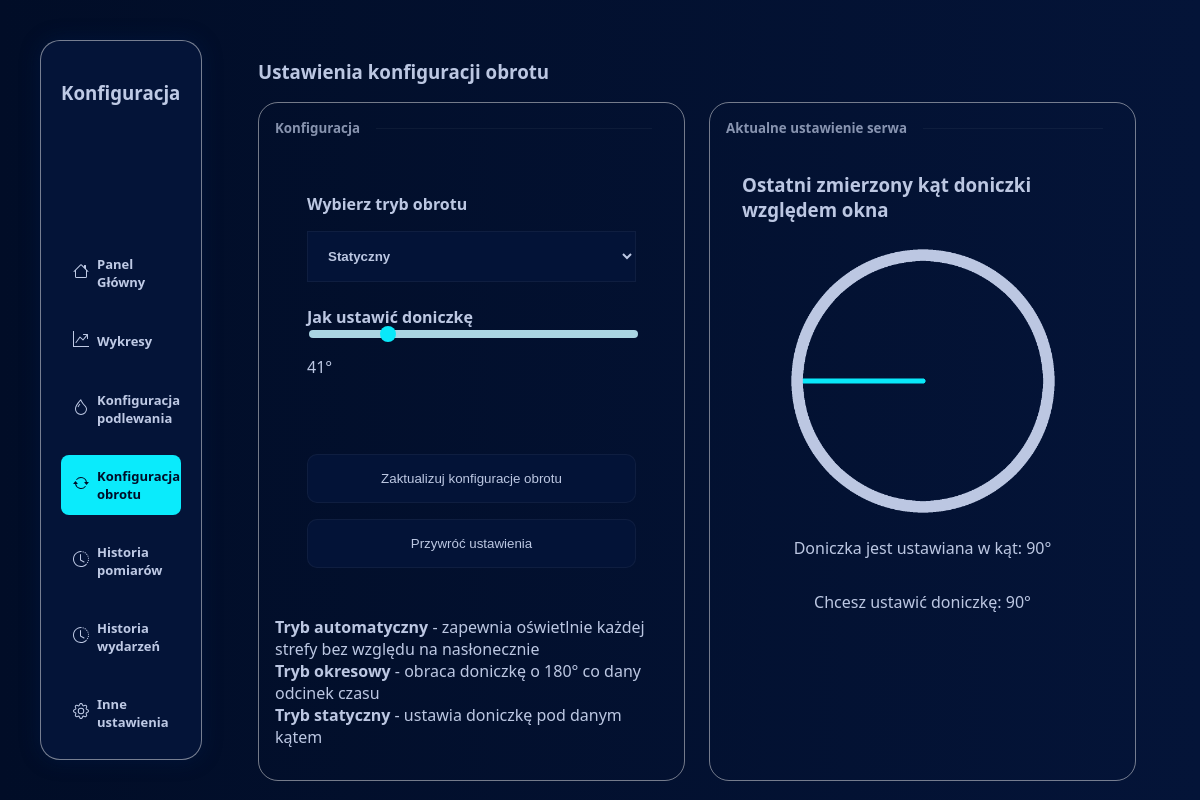
/servo-config, run on an earlier commit of the app's database.
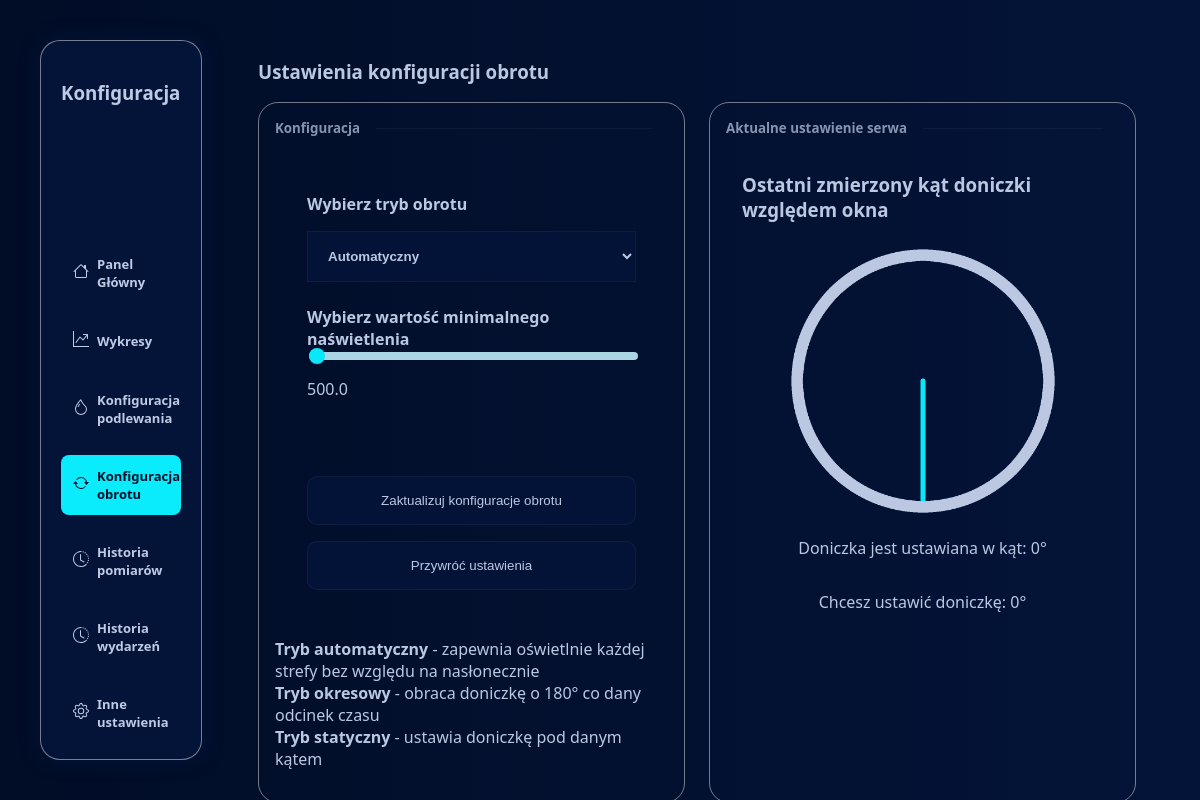
And on a later commit of the database.
### tables this page shows
CREATE TABLE configuration(
            water_mode TEXT,
            moisture_pct float,
            water_time integer,
            water_mililiters float,
            servo_mode TEXT,
            auto_threshold float,
            servo_time integer,
            servo_angle integer,
            log_timer integer
            
        );

CREATE TABLE servo_logs (
        id INTEGER PRIMARY KEY AUTOINCREMENT,
        old_angle INTEGER,
        new_angle INTEGER,
        mode TEXT,
        date DATETIME
    );

### web.py (the view)
@app.route("/servo-config")
def configFoto():
    check_for_water()
    config = get_config()
    servo=get_last_servo_log()
    return render_template("servoConfig.html", config=config, servo=servo)

### web.py (called while the page is built)
def get_basic_info():
    conn =sqlite3.connect(DB_PATH)
    cursor = conn.cursor()
    cursor.execute("""
                    SELECT sensor_name, value, date
                    FROM sensor_logs
                    WHERE (sensor_name, date) IN (
                        SELECT sensor_name, MAX(date)
                        FROM sensor_logs
                        WHERE sensor_name IN ('moisture', 'foto1', 'foto2', 'water')
                        GROUP BY sensor_name
                    )
                    ORDER BY sensor_name
                   """)
    info = cursor.fetchall()
    conn.close()
    return info

def get_last_servo_log():
    conn = sqlite3.connect(DB_PATH)
    cursor = conn.cursor()
    cursor.execute("""
        SELECT id, old_angle, new_angle, mode, date
        FROM servo_logs
        ORDER BY date DESC
        LIMIT 1
    """)
    row = cursor.fetchone()
    conn.close()
    return row

@app.route("/get-config")
def get_config():
    conn =sqlite3.connect(DB_PATH)
    cursor = conn.cursor()
    cursor.execute("SELECT * FROM configuration LIMIT 1")
    config = cursor.fetchone()
    conn.close()
    return config

def check_for_water():
    water = get_basic_info()[3][1]
    print(get_basic_info())
    if(water < MIN_WATER):
        flash("Uwaga poziom wody jest niski!", "error")

### templates/servoConfig.html (shortened to what this page needs)
<!DOCTYPE html>
<html lang="en">
<head>
    <link rel="stylesheet" href="{{ url_for('static',filename='styles/style.css') }}">
</head>
<body>
    <div class="container">
        <div class="dashboard">
            <h3 class="dash-h2">Konfiguracja</h3>
            <div class="dash-buttons">
                    <a href="/" class="dash-link">
                        <span class="icon">
                        </span>
                        Panel Główny
                    </a>
                    <a href="charts" class="dash-link">
                        <span class="icon">
                        </span>
                        Wykresy
                    </a>
                    <a href="water-config" class="dash-link">
                        <span class="icon">
                        </span>
                        Konfiguracja podlewania
                    </a>
                    <a href="servo-config" class="dash-link active">
                        <span class="icon">
                        </span>
                        Konfiguracja obrotu
                    </a>
                    <a href="log" class="dash-link">
                        <span class="icon">
                        </span>
                        Historia pomiarów
                    </a>
                    <a href="log-event" class="dash-link">
                        <span class="icon">
                        </span>
                        Historia wydarzeń
                    </a>
                    <a href="other-config" class="dash-link">
                        <span class="icon">
                        </span>
                        Inne ustawienia
                    </a>
            </div>
        </div>
        <div class="content-area">
            <h3>Ustawienia konfiguracji obrotu</h3>
            <div class="section">
                <div class="content">
                    <div class="small-title"> Konfiguracja <div class="divider"></div></div>
                    <form action="/update-servo-conf" method="post" id="form">
                        <label for="mode">Wybierz tryb obrotu</label>
                        <select name="mode" id="tryb">
                            <option value="auto" {% if config[4] == 'auto' %} selected{% endif %}>Automatyczny</option>
                            <option value="set" {% if config[4] == 'set' %} selected{% endif %}>Statyczny</option>
                        </select>
                        <div id="auto" {% if config[4] != 'auto' %} hidden{% endif %}>
                            <label for="auto-threshold">Wybierz wartość minimalnego naświetlenia</label>
                            <input type="range" min="500" max="50000" step="100" id="auto-threshold" value="{{config[5]}}" name="auto-threshold">
                            <p id="threshold-value">{{config[5]}}</p>
                        </div>
                        <div id="set" {% if config[4] != 'set' %} hidden{% endif %}>
                            <label for="servo-angle">Jak ustawić doniczkę</label>
                            <input class="slider" type="range" min="0" max="180" id="servo-angle" value="{{config[7]}}" name="servo-angle">
                            <p id="angle-value">{{config[7]}}°</p>
                        </div>
                        <input type="submit" class="button" value="Zaktualizuj konfiguracje obrotu">
                        <input type="reset" class="button" value="Przywróć ustawienia" id="reset">
                    </form>
                    <p>
                        <b>Tryb automatyczny</b> - zapewnia oświetlnie każdej strefy bez względu na nasłonecznie <br>
                        <b>Tryb okresowy</b> - obraca doniczkę o 180° co dany odcinek czasu <br>
                        <b>Tryb statyczny</b> - ustawia doniczkę pod danym kątem <br>
                    </p>
                </div>
                <div class="content">
                    <div class="small-title"> Aktualne ustawienie serwa <div class="divider"></div></div>
                    <div class="inside-content">
                        <div class="content-section start">
                            <h3>Ostatni zmierzony kąt doniczki względem okna</h3>
                            <img id="rotate" class="img" src="{{ url_for('static',filename='images/servoAngle.png') }}" alt="" srcset="">
                            <p>Doniczka jest ustawiana w kąt: {{servo[2]}}°</p>
                            <p>Chcesz ustawić doniczkę: <span id="angle-value-target">{{servo[2]}}°</span></p>
                        </div>
                    </div>
                </div>
            </div>
        </div>
    </div>
</body>
</html>

### static/styles/style.css (style rules this page uses)
:root { --light-bg: #041438; --light: #092975; --bg: #010d27; --white:#bfcae5; --light-gray:#919191; --shadow:#001f5463; --border: #fefcfb75; --border-light: #fefcfb0c; --bg-dash:#041438; --button:#0aebfc; --bg-warning:#380404; --warning-button: #c2130d; --warning-border:#ff000075; --white-light:#bfcae5b7; }
body { margin: 0; padding: 0; background: var(--bg); background: linear-gradient(90deg,var(--bg) 0%, var(--light-bg) 100%); color: var(--white); font-family:'Segoe UI', Tahoma, Geneva, Verdana, sans-serif; }
.container { padding: 5vh; display: flex; flex-direction: row; height: 90vh; }
.dashboard { max-width: 10vw; padding: 20px; display: flex; flex-direction: column; background-color: var(--bg-dash); border: 1px solid var(--border); box-shadow: 0px 0px 20px var(--shadow); border-radius: 20px; }
.dash-buttons { padding-top: 15vh; font-weight: bolder; font-size: small; width: 10vw; }
.dash-link { display: flex; flex-direction: row; align-items: center; padding: 0.75rem; border-radius: 0.5rem; text-decoration: none; color: var(--white); background-color: none; margin-bottom: 2vh; transition: all 100ms; }
.dash-link .icon { padding-right: 0.5rem; }
.active { background-color: var(--button); color: var(--bg) }
.content-area { opacity: 0%; width: 100%; box-sizing: border-box; padding-left: 7vh; display: flex; flex-direction: column; }
.section:first-of-type { margin-top: 0vh; }
.section { height: 100%; box-sizing: border-box; display: flex; flex-direction: row; margin-top: 5vh; }
.content { width: 100%; border: 1px solid var(--border); box-sizing: border-box; padding: 1rem; border-radius: 20px; margin-right: 2vw; }
.small-title { font-size: smaller; font-weight: bold; color: var(--white-light); display: flex; flex-direction: row; align-items: center; text-wrap-mode: nowrap; width: 100%; }
.inside-content { display: flex; flex-direction: row; height: 100%; justify-content: space-around; }
.start { justify-content: start !important; }
.divider { width: 100%; height: 1px; margin-left: 1rem; margin-right: 1rem; background-color: var(--border-light); }
.content-section { width: fit-content; height: 100%; padding: 2vh; box-sizing: border-box; display: flex; flex-direction: column; justify-content: center; align-items: center; }
.button { width: 100%; margin-top: 1rem; text-decoration: none; color: var(--white); background-color: var(--bg-dash); padding: 1rem; border: 1px solid var(--border-light); border-radius: 10px; transition: all 250ms; }
.img { max-height: 35vh; }
form { padding: 2rem; display: flex; flex-direction: column; align-content: space-between; }
form div { display: flex; flex-direction: column; }
label { color: var(--white); font-weight: bolder; margin-top: 1.5rem; }
select { margin-top: 1rem; width: 100%; padding: 1rem; background-color: var(--bg-dash); color: var(--white); font-weight: bolder; border: 1px solid var(--border-light); }
input { background: none; transition: 250ms; }
input[type="range"] { -webkit-appearance: none; appearance: none; background: transparent; cursor: pointer; width: 100%; }

What changed in the data, as far as the page shows it:
removed servo_logs: new_angle "90"
changed configuration: mode "Statyczny" → "Automatyczny"; servo_mode "set" → "auto" (drawn); auto-threshold (not shown) → "500"; auto_threshold (not shown) → "500.0"; servo-angle "41" → (not shown); servo_angle "41" → (not shown)
added servo_logs: new_angle "0"
Also different on the page:
text no longer shown: "Jak ustawić doniczkę °"
text now shown: "Wybierz wartość minimalnego naświetlenia"
